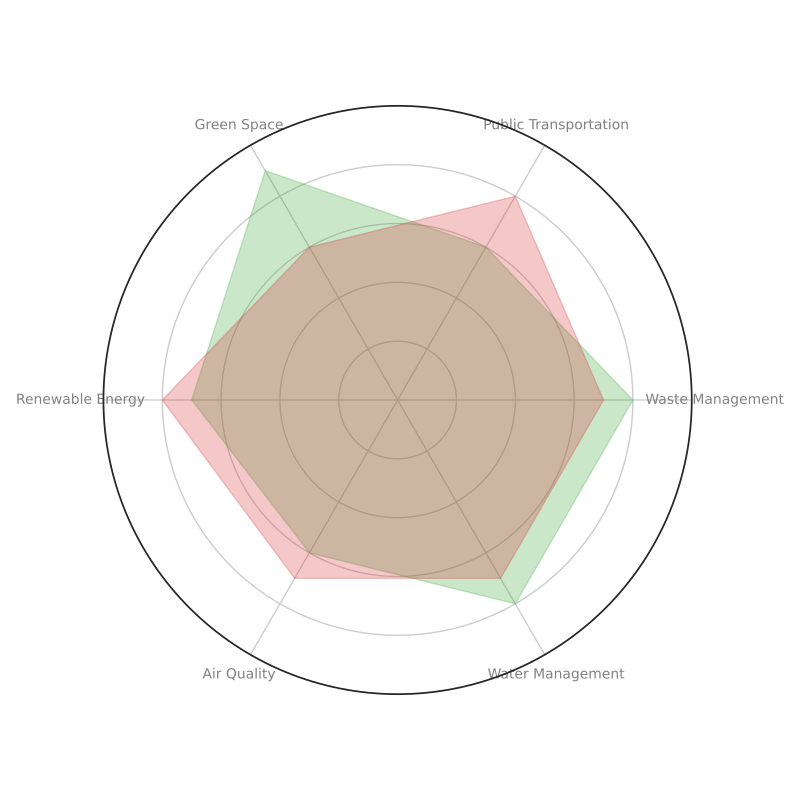

Source code (Python):
import matplotlib.pyplot as plt
import numpy as np

def create_radar_chart(categories, data):
    num_vars = len(categories)
    angles = np.linspace(0, 2 * np.pi, num_vars, endpoint=False).tolist()
    angles += angles[:1]
    fig, ax = plt.subplots(figsize=(8, 8), subplot_kw=dict(polar=True))

    new_colors = ['#2ca02c', '#d62728']
    
    for city_data, color in zip(data, new_colors):
        values = city_data + city_data[:1]
        ax.fill(angles, values, color=color, alpha=0.25)

    ax.set_xticks(angles[:-1])
    new_categories = ['Waste Management', 'Public Transportation', 
                      'Green Space', 'Renewable Energy', 
                      'Air Quality', 'Water Management']  
    ax.set_xticklabels(new_categories, fontsize=10, color='gray')

    ax.set_ylim(0, 10)
    ax.set_yticklabels([])
    plt.tight_layout()
    plt.show()

categories = ['Air Quality', 'Green Space', 'Waste Management', 
              'Water Management', 'Renewable Energy', 'Public Transportation']
data = [
    [8, 6, 9, 7, 6, 8],
    [7, 8, 6, 8, 7, 7]
]

create_radar_chart(categories, data)
